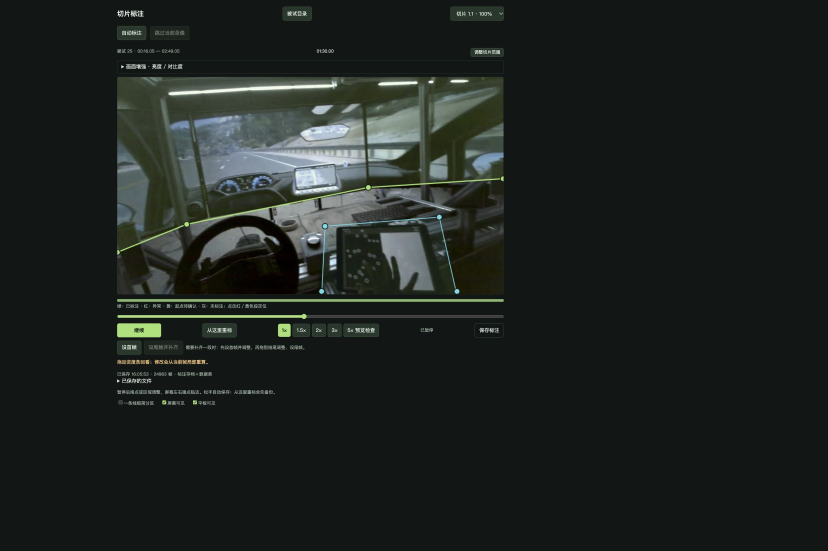
#> input picture assets/aoi-annotation.jpg, 2483 x 1653 px (shown at 1/3 size)
$ python -i fast_aoi_tracker.py   (imports and definitions only)
#> lines starting #> are read from the running program, lines starting #| are printed output that depends on the picture
#> further down, picture is the input picture: shape (1653, 2483, 3); mean B, G, R 32.2, 34.9, 29.9
from __future__ import annotations

import argparse
import csv
import json
import time
from dataclasses import dataclass
from functools import lru_cache
from pathlib import Path

import cv2
import numpy as np


ROOT = Path("outputs/eye_aoi_validation_29zt/normal_triscreen_sample_25HLY")
DEFAULT_VIDEO = ROOT / "25HLY_normal_triscreen_90_120s.mp4"
DEFAULT_PROMPTS = ROOT / "25HLY_sam2_polygon_prompts.json"
DEFAULT_OUT_DIR = ROOT / "fast_aoi_tracker"

PolygonMap = dict[str, list[np.ndarray]]


@dataclass
class StepStats:
    frame_index: int
    time_s: float
    status: str
    confidence: float
    inliers: int
    tracked_points: int


@dataclass
class RegionTrack:
    aoi: str
    polygon_index: int
    polygon: np.ndarray
    points: np.ndarray | None = None
    status: str = "seed"
    confidence: float = 0.0
    inliers: int = 0
    tracked_points: int = 0


# [22 lines left out: function load_prompt_polygons, not called in this run]


def enhance_frame_for_detection(frame: np.ndarray, alpha: float = 1.35, beta: float = 26.0) -> np.ndarray:
#> called with alpha = 1.35, beta = 26
    bright = cv2.convertScaleAbs(frame, alpha=alpha, beta=beta)
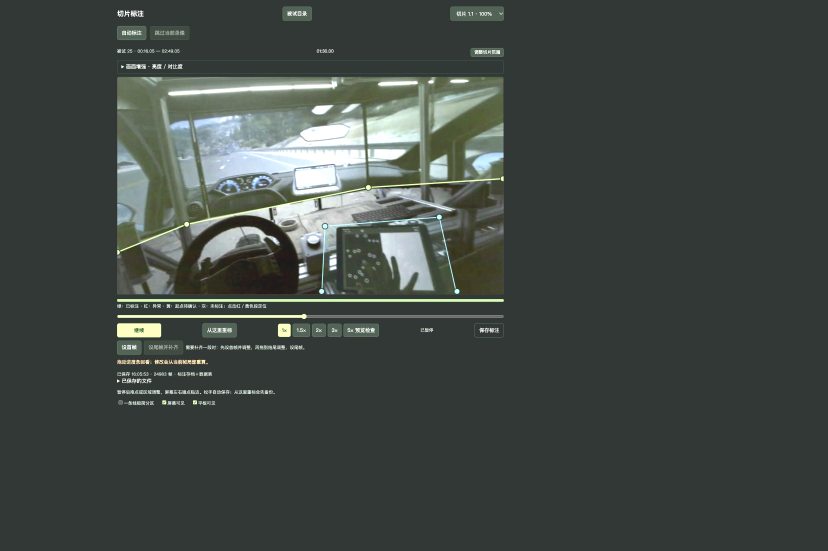
#> bright: shape (1653, 2483, 3) (shown at 1/3 size); mean B, G, R 68.6, 72.6, 65.7
    lab = cv2.cvtColor(bright, cv2.COLOR_BGR2LAB)
#> lab: shape (1653, 2483, 3); mean of channels 0, 1, 2 74.8, 124.4, 129.9
    l_chan, a_chan, b_chan = cv2.split(lab)
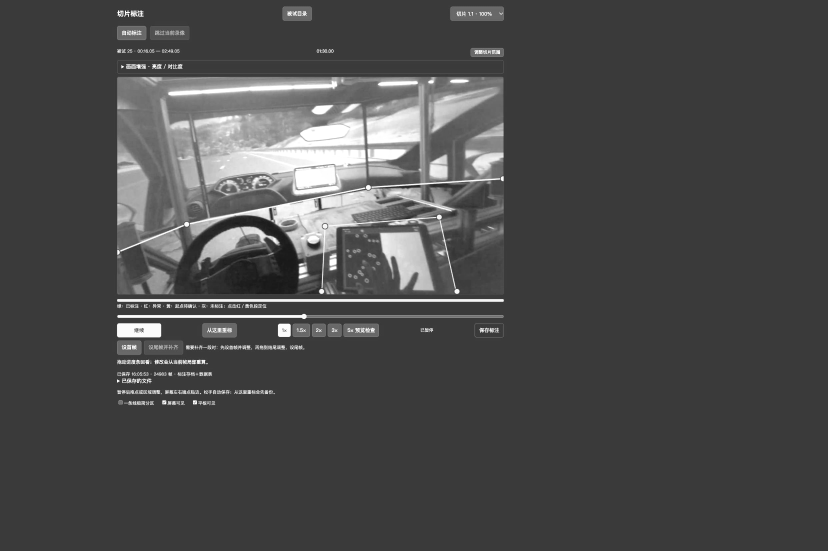
#> l_chan: shape (1653, 2483) (shown at 1/3 size); min 24, max 255, mean 74.8
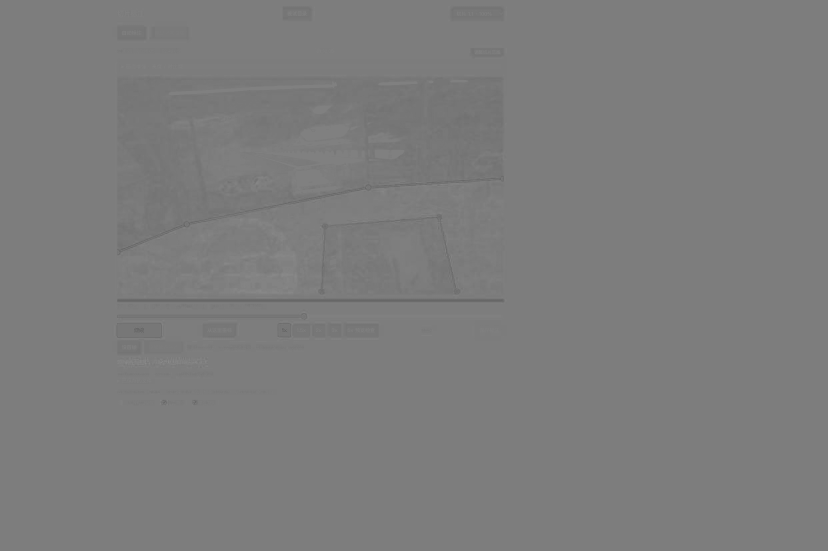
#> a_chan: shape (1653, 2483) (shown at 1/3 size); min 88, max 148, mean 124.4
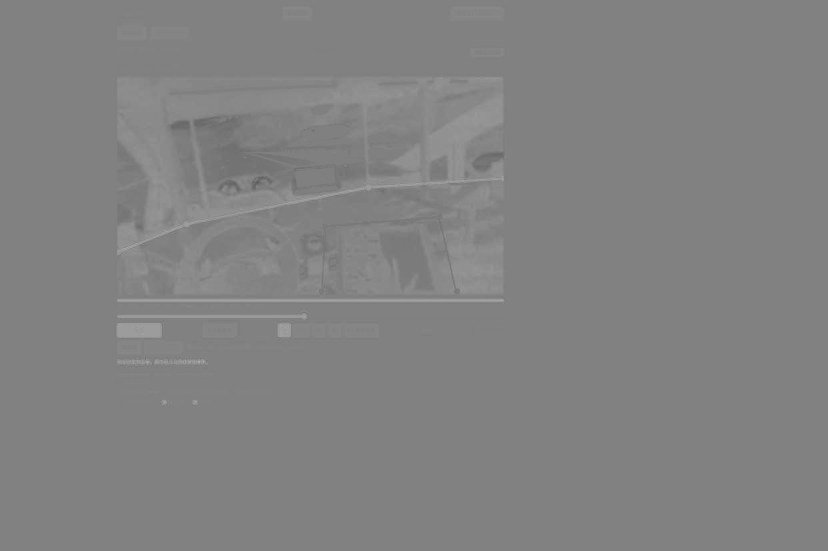
#> b_chan: shape (1653, 2483) (shown at 1/3 size); min 90, max 183, mean 129.9
    clahe = cv2.createCLAHE(clipLimit=2.2, tileGridSize=(8, 8))
    enhanced_l = clahe.apply(l_chan)
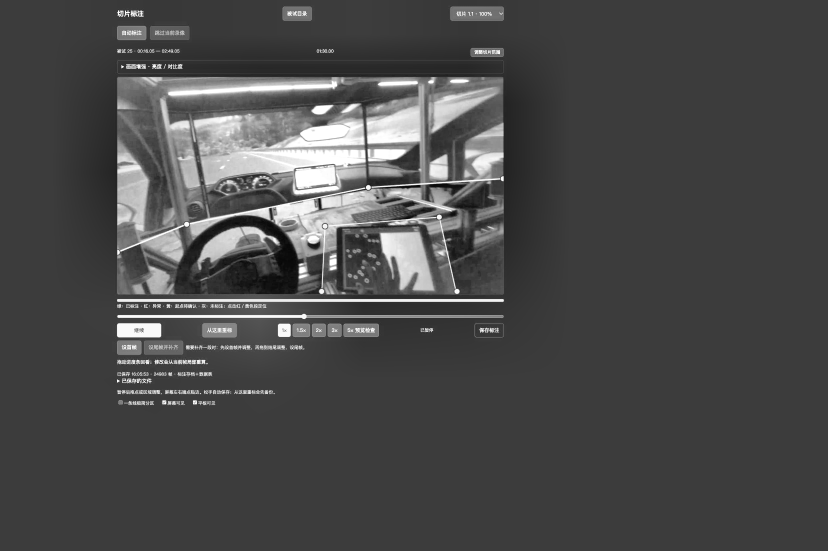
#> enhanced_l: shape (1653, 2483) (shown at 1/3 size); min 4, max 255, mean 74.2
    enhanced = cv2.merge((enhanced_l, a_chan, b_chan))
#> enhanced: shape (1653, 2483, 3); mean of channels 0, 1, 2 74.2, 124.4, 129.9
    return cv2.cvtColor(enhanced, cv2.COLOR_LAB2BGR)
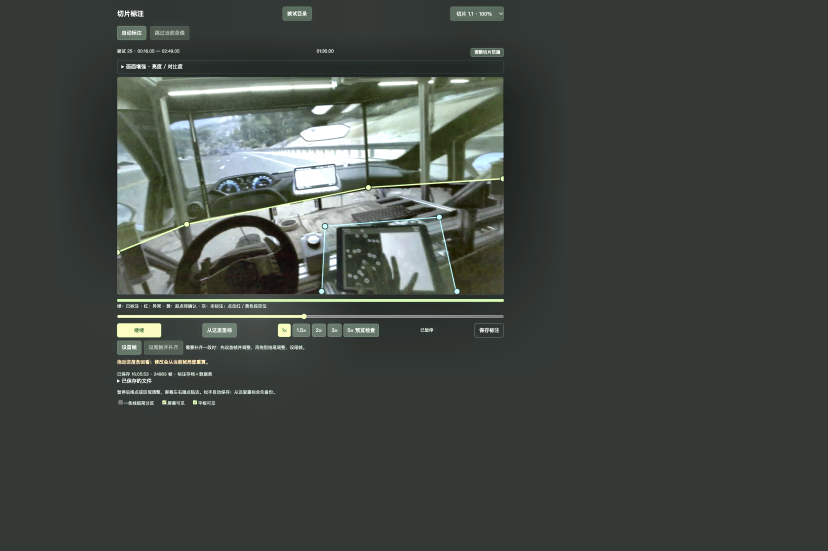
#> returned value: shape (1653, 2483, 3) (shown at 1/3 size); mean B, G, R 66.8, 71.5, 65.3


# [162 lines left out: functions expand_polygon_outward, bottom_edge_from_polygon, top_edge_from_polygon, screen_polygon_from_bottom_edge, y_on_line_at_x, detect_screen_lower_edge and 4 more, not called in this run]


def transform_polygon(polygon: np.ndarray, H: np.ndarray) -> np.ndarray:
    return cv2.perspectiveTransform(polygon.reshape(-1, 1, 2).astype(np.float32), H).reshape(-1, 2).astype(np.float32)


# [205 lines left out: functions flatten_polygons, regions_to_polygons, apply_region_transforms, prepare_gray, detect_features, is_reasonable_homography and 6 more, not called in this run]


def clone_polygons(polygons: PolygonMap) -> PolygonMap:
    return {aoi: [polygon.copy() for polygon in polygon_list] for aoi, polygon_list in polygons.items()}


# [330 lines left out: functions draw_polygons, make_contact, append_polygon_rows, serialize_polygons, run_tracker, main, not called in this run]


# [2 lines not run here, left out]

>>> import cv2
>>> picture = cv2.imread('../assets/aoi-annotation.jpg')
>>> result = enhance_frame_for_detection(picture)

$ run again, on assets/aoi-real-timing.jpg
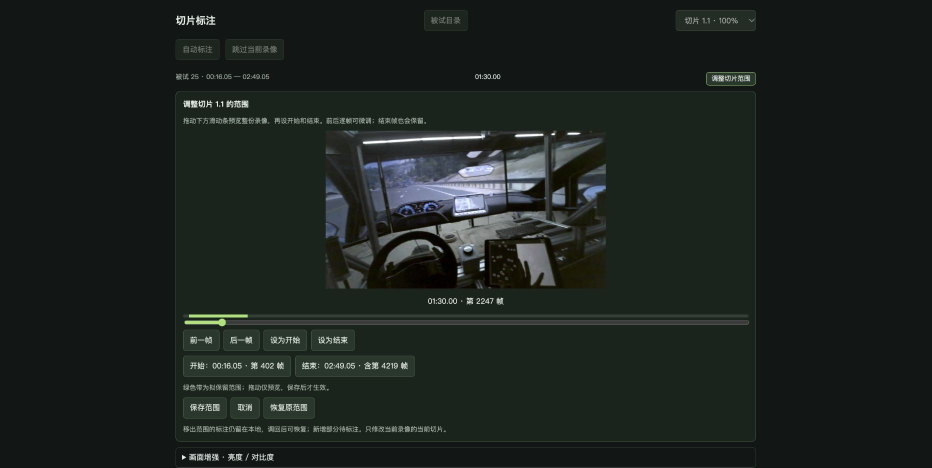
#> input picture assets/aoi-real-timing.jpg, 1863 x 935 px (shown at 1/2 size)
#> picture is the input picture: shape (935, 1863, 3); mean B, G, R 30.9, 34.4, 28.2
#> in enhance_frame_for_detection, `bright = cv2.convertScaleAbs(frame, alpha=alpha, beta=beta)`:
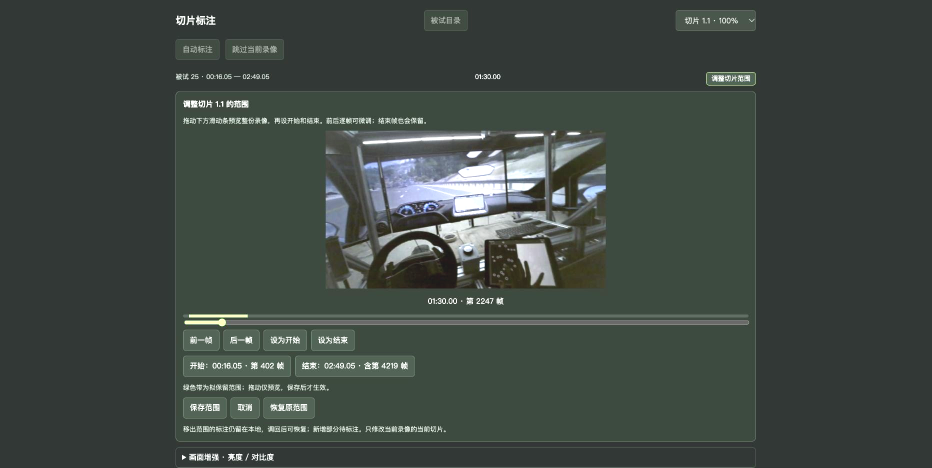
#> bright: shape (935, 1863, 3) (shown at 1/2 size); mean B, G, R 67, 72.2, 63.6
#> lab: shape (935, 1863, 3); mean of channels 0, 1, 2 74.9, 123.1, 130.4
#> in enhance_frame_for_detection, `l_chan, a_chan, b_chan = cv2.split(lab)`:
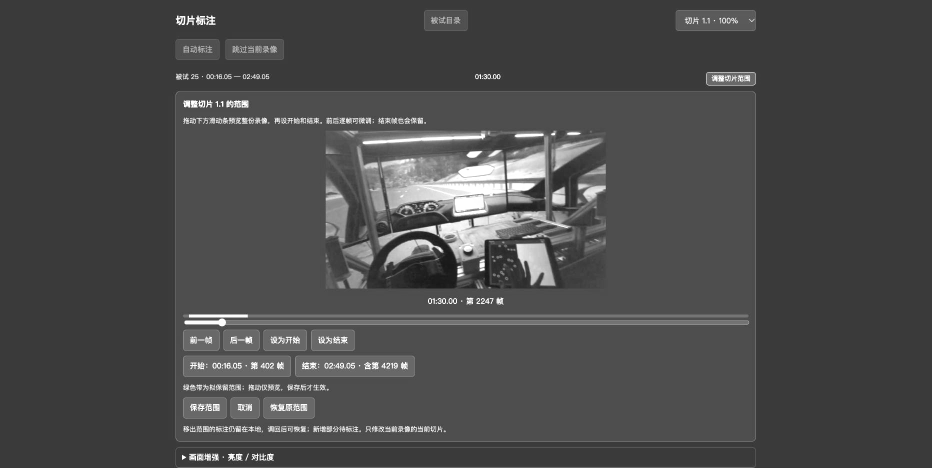
#> l_chan: shape (935, 1863) (shown at 1/2 size); min 24, max 255, mean 74.9
#> enhanced: shape (935, 1863, 3); mean of channels 0, 1, 2 77.7, 123.1, 130.4
